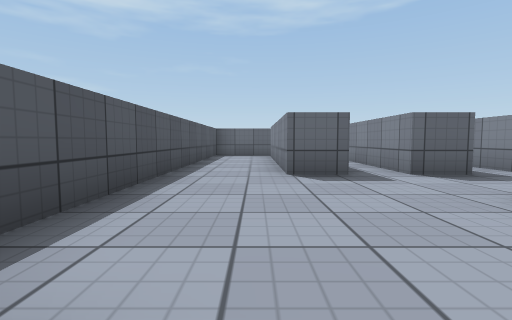
view 1 (above)

19 first-person views from a walk through a scene from a Unity 3-D project. The camera is 0.55 m above the floor, tilts 4° down and sees 85° across. The floor is counted in squares, 1 m on a side. Each view is taken from the middle of a square. On the plan, view 1 faces up. The plan holds only what a view shows up to about 9 squares ahead; the rest is blank. The player is left out. Surface patterns are stand-ins for the level's own textures.

view 2
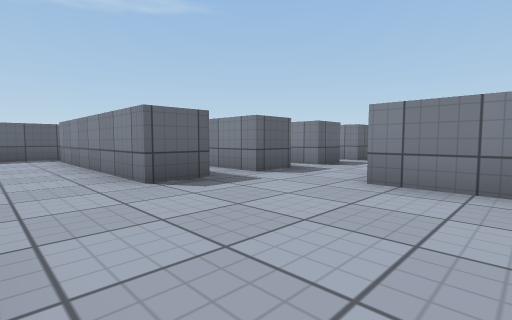

view 3
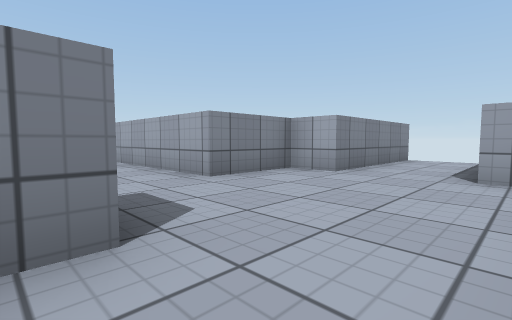

view 4
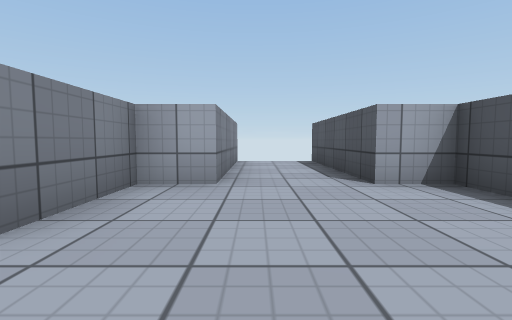

view 5
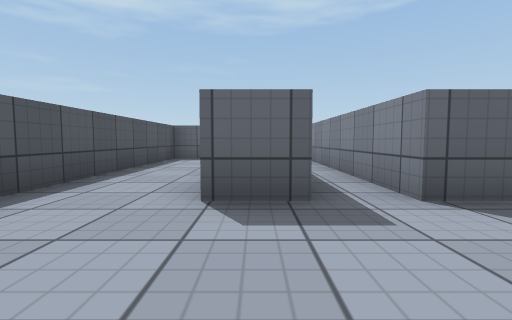

view 6
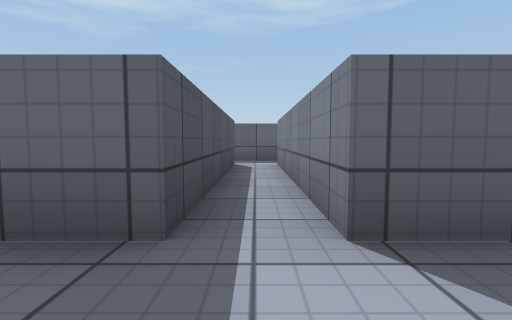

view 7
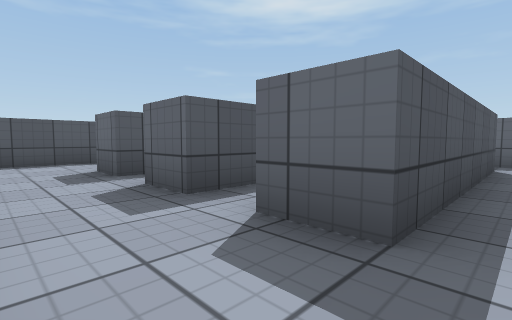

view 8
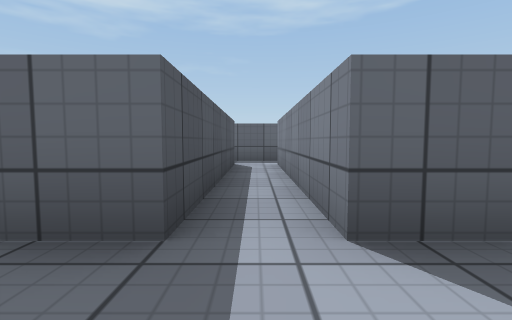

view 9
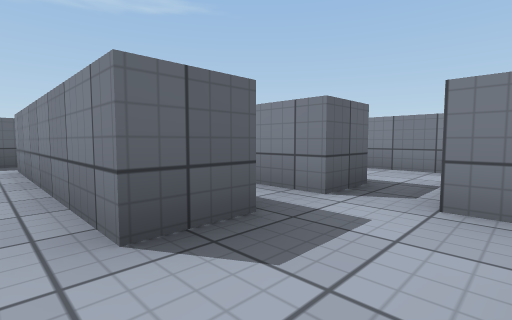

view 10
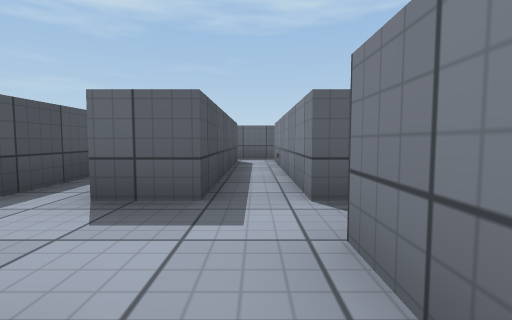

view 11
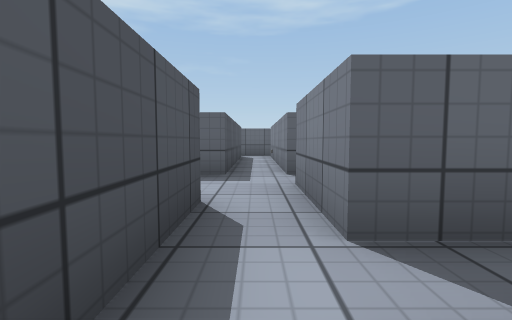

view 12
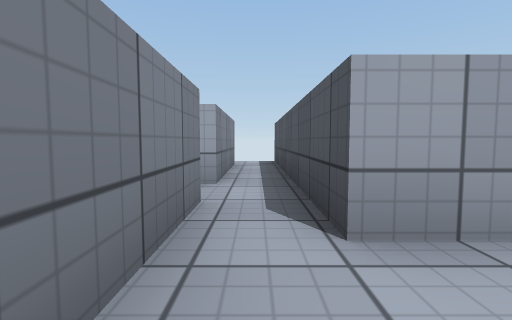

view 13
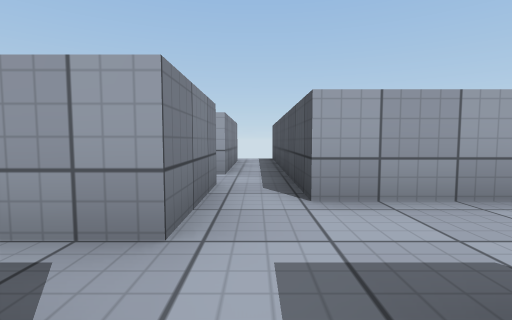

view 14
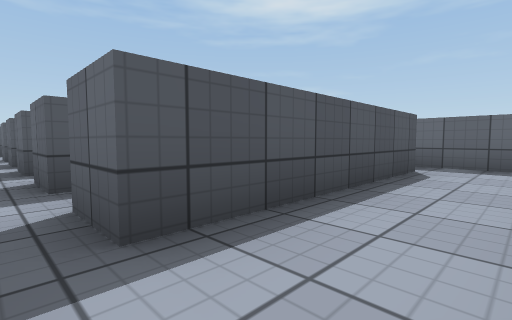

view 15
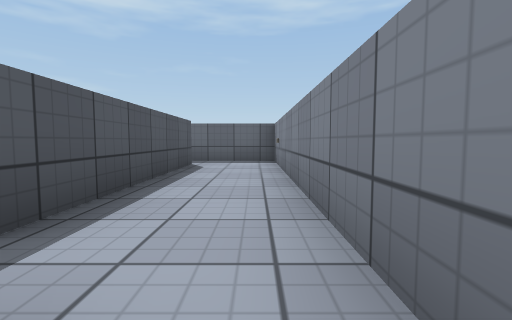

view 16
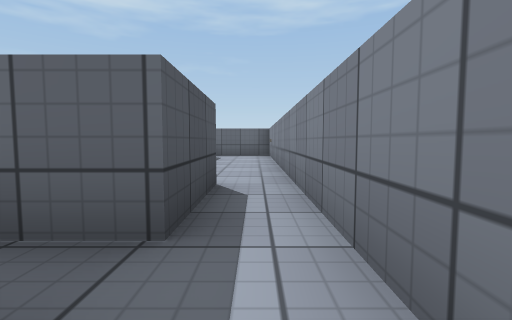

view 17
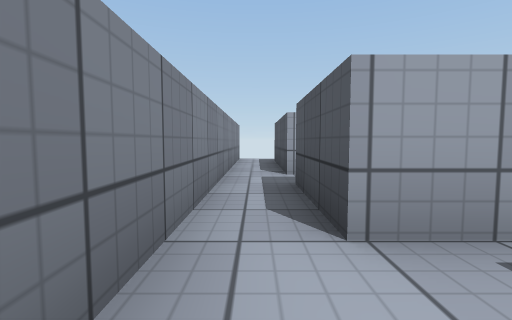

view 18
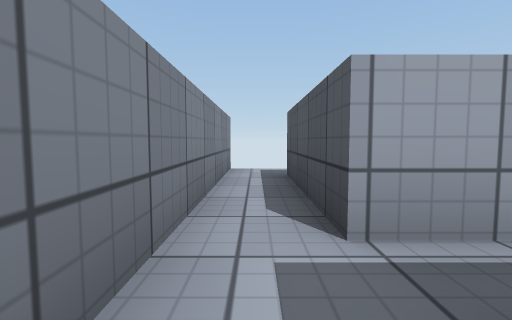

view 19
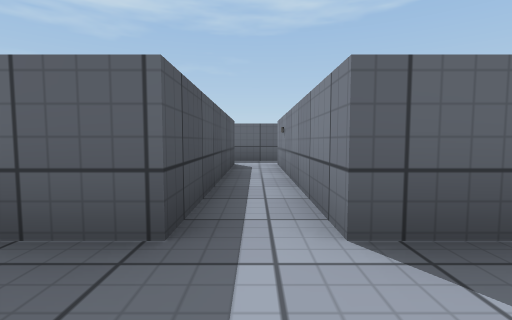

### Floor plan
Ten units are one square. View 1 is at (0, 0); x grows to the right and y downward. Boxes are objects, and circles mark ways between rooms. Rooms are numbered by the first view taken in them; rooms with no view inside come last. Other rooms are left out.
<svg viewBox="-20 -110 140 150">
<path fill="none" stroke="#000" d="M35 -45 25 -45 25 -95M15 -95 15 -45 5 -45 5 -95M35 -105 -15 -105 -15 -5 -5 -5 -5 35M15 35 15 -5 25 -5 25 -25 35 -25M65 -45 65 -95M55 -95 55 -45 45 -45M45 -25 65 -25M65 -105 45 -105M85 -15 85 -25M75 -25 75 34M85 25 85 -5M95 -45 85 -45 85 -94M75 -95 75 -45 65 -45M85 -25 85 -35 95 -35M65 -25 75 -25M95 -105 65 -105M95 -96 95 -45M95 -35 105 -35M115 -35 115 -105 95 -105M85 -5 105 -5 105 25M105 -35 105 -15 85 -15M115 35 115 -35M35 -95 35 -45M45 -45 45 -94M45 -105 35 -105M35 -25 45 -25"/>
<rect x="75" y="-85" width="10" height="10" fill="#bbb"><title>other object</title></rect>
<rect x="105" y="-95" width="10" height="10" fill="#bbb"><title>other object</title></rect>
<rect x="35" y="-85" width="10" height="10" fill="#bbb"><title>other object</title></rect>
<circle cx="30" cy="-100" r="3" fill="#2a7"/>
<circle cx="30" cy="-35" r="3" fill="#2a7"/>
<circle cx="70" cy="-100" r="3" fill="#2a7"/>
<circle cx="70" cy="-35" r="3" fill="#2a7"/>
<circle cx="50" cy="-100" r="3" fill="#2a7"/>
<circle cx="50" cy="-35" r="3" fill="#2a7"/>
<circle cx="80" cy="-20" r="3" fill="#2a7"/>
<circle cx="95" cy="-10" r="3" fill="#2a7"/>
<circle cx="95" cy="30" r="3" fill="#2a7"/>
<circle cx="90" cy="-100" r="3" fill="#2a7"/>
<circle cx="90" cy="-40" r="3" fill="#2a7"/>
<circle cx="110" cy="-25" r="3" fill="#2a7"/>
<text x="10" y="-40">1</text>
<text x="60" y="-60">2</text>
<text x="80" y="0">3</text>
<text x="80" y="-60">4</text>
<text x="100" y="-70">5</text>
<text x="110" y="0">6</text>
<text x="40" y="-70">7</text>
</svg>
Room 1 opens to room 7. Room 2 opens to room 4. Room 2 opens to room 7. Room 3 opens to room 4. Room 3 opens to room 6. Room 4 opens to room 5. Room 5 opens to room 6.

Where each view was taken, in squares from view 1:
view 1: 0 up, 0 right, facing up
view 2: 1 up, 1 left, facing up-right
view 3: 5 up, 1 left, facing down-right
view 4: 4 up, 1 right, facing down
view 5: 2 up, 1 right, facing up
view 6: 3 up, 2 right, facing up
view 7: 3 up, 6 right, facing up-left
view 8: 3 up, 6 right, facing up
view 9: 3 up, 6 right, facing up-right
view 10: 2 up, 8 right, facing up
view 11: 0 up, 8 right, facing up
view 12: 4 up, 8 right, facing down
view 13: 5 up, 8 right, facing down
view 14: 4 up, 11 right, facing up-left
view 15: 3 up, 11 right, facing up
view 16: 0 up, 11 right, facing up
view 17: 5 up, 11 right, facing down
view 18: 2 up, 11 right, facing down
view 19: 3 up, 4 right, facing up
